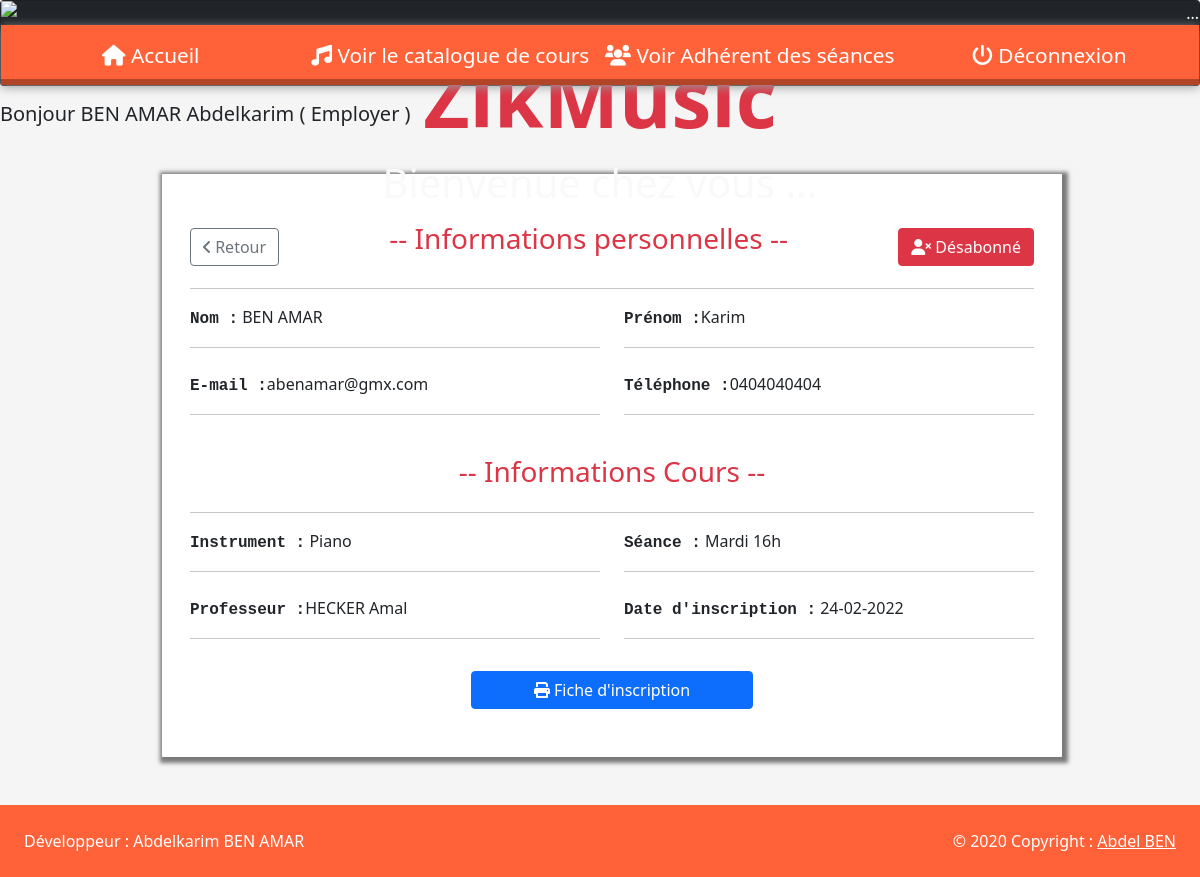
/?action=voirAdherent&id=69 (signed in), run on the app's committed database.
### tables this page shows
CREATE TABLE IF NOT EXISTS `adherent` (
  `idAdherent` int(11) NOT NULL AUTO_INCREMENT,
  `nomAdherent` varchar(30) NOT NULL,
  `prenomAdherent` varchar(30) NOT NULL,
  `mailAdherent` varchar(50) NOT NULL,
  `telAdherent` varchar(30) NOT NULL,
  `dateInscription` datetime NOT NULL DEFAULT CURRENT_TIMESTAMP,
  PRIMARY KEY (`idAdherent`)
);

CREATE TABLE IF NOT EXISTS `instrument` (
  `idInstrument` int(11) NOT NULL AUTO_INCREMENT,
  `libInstrument` varchar(30) NOT NULL,
  PRIMARY KEY (`idInstrument`)
);

CREATE TABLE IF NOT EXISTS `seance` (
  `idSeance` int(11) NOT NULL AUTO_INCREMENT,
  `dateSeance` varchar(30) NOT NULL,
  `idInstrument` int(11) NOT NULL,
  `idProf` int(11) NOT NULL,
  PRIMARY KEY (`idSeance`),
  KEY `idMatiere` (`idInstrument`),
  KEY `idProf` (`idProf`)
);

CREATE TABLE IF NOT EXISTS `professeur` (
  `idProf` int(11) NOT NULL AUTO_INCREMENT,
  `nomProf` varchar(20) NOT NULL,
  `prenomProf` varchar(20) NOT NULL,
  `telProf` varchar(20) NOT NULL,
  PRIMARY KEY (`idProf`)
);

### model/managers/adherentManager.php (called while the page is built, shortened)
<?php
require("model/classes/Adherent.class.php");
class AdherentManager
{
    private $lePDO;
    public function __construct($unPDO)
    {
        $this->lePDO = $unPDO;
    }
    public function getAdherentById($id)
    {
        try {
            $connex = $this->lePDO;
            $sql = $connex->prepare("SELECT * FROM adherent WHERE idAdherent=:id_Adherent ");
            $sql->bindParam(":id_Adherent", $id);
            $sql->execute();
            $sql->setFetchMode(PDO::FETCH_CLASS, "Adherent");
            $resultat = ($sql->fetch());
            return $resultat;
        } catch (PDOException $error) {
            echo $error->getMessage();
        }
    }
}

### model/classes/Adherent.class.php (called while the page is built, shortened)
<?php
class Adherent {
    private $idAdherent;
    private $nomAdherent;
    private $prenomAdherent;
    private $mailAdherent;
    private $telAdherent;
    private $dateInscription;
    public function getIdAdherent()
    {
        return $this->idAdherent;
    }
    public function getNomAdherent()
    {
        return $this->nomAdherent;
    }
    public function getPrenomAdherent()
    {
        return $this->prenomAdherent;
    }
    public function getMailAdherent()
    {
        return $this->mailAdherent;
    }
    public function getTelAdherent()
    {
        return $this->telAdherent;
    }
    public function getDateInscription()
    {
        return $this->dateInscription;
    }
}

### model/managers/seanceManager.php (called while the page is built, shortened)
<?php
require("model/classes/Seance.class.php");
class SeanceManager{
    private $lePDO;
    public function __construct($unPDO)
    {
        $this->lePDO = $unPDO;
    }
    public function getSeanceById($id)
    {
        try {
            $connex = $this->lePDO;
            $sql = $connex->prepare("SELECT * FROM seance WHERE idSeance=:id_Seance ");
            $sql->bindParam(":id_Seance", $id);
            $sql->execute();
            $sql->setFetchMode(PDO::FETCH_CLASS, "Seance");
            $resultat = ($sql->fetch());
            return $resultat;
        } catch (PDOException $error) {
            echo $error->getMessage();
        }
    }
}
?>

### model/managers/inscriptionManager.php (called while the page is built, shortened)
<?php
class InscriptionManager{
    private $lePDO;
    public function __construct($unPDO)
    {
        $this->lePDO = $unPDO;
    }
    public function getInscriptionByIdAdherent($id)
    {
        try {
            $connex = $this->lePDO;
            $sql = $connex->prepare("SELECT * FROM inscription WHERE idAdherent = :id_Adherent ");
            $sql->bindParam(":id_Adherent", $id);
            $sql->execute();
            $sql->setFetchMode(PDO::FETCH_CLASS, "inscription");
            $resultat = ($sql->fetch());
            return $resultat;
        } catch (PDOException $error) {
            echo $error->getMessage();
        }
    }
}

### model/managers/instrumentManager.php (called while the page is built, shortened)
<?php
require("model/classes/Instrument.class.php");
class InstrumentManager{
    private $lePDO;
    public function __construct($unPDO)
    {
        $this->lePDO = $unPDO;
    }
    public function getInstrumentById($id)
    {
        try {
            $connex = $this->lePDO;
            $sql = $connex->prepare("SELECT * FROM instrument WHERE idInstrument=:id_Instrument ");
            $sql->bindParam(":id_Instrument", $id);
            $sql->execute();
            $sql->setFetchMode(PDO::FETCH_CLASS, "Instrument");
            $resultat = ($sql->fetch());
            return $resultat;
        } catch (PDOException $error) {
            echo $error->getMessage();
        }
    }
}
?>

### model/classes/Instrument.class.php (called while the page is built, shortened)
<?php
class Instrument {
    private $libInstrument;
    public function getLibInstrument()
    {
        return $this->libInstrument;
    }
}

### model/classes/Seance.class.php (called while the page is built, shortened)
<?php
class Seance {
    private $dateSeance;
    public function getDateSeance()
    {
        return $this->dateSeance;
    }
}
?>

### model/managers/professeurManager.php (called while the page is built, shortened)
<?php
require("model/classes/Professeur.class.php");
class ProfesseurManager{
    private $lePDO;
    public function __construct($unPDO)
    {
        $this->lePDO = $unPDO;
    }
    public function getProfesseureById($id)
    {
        try {
            $connex = $this->lePDO;
            $sql = $connex->prepare("SELECT * FROM professeur WHERE idProf=:id_Prof ");
            $sql->bindParam(":id_Prof", $id);
            $sql->execute();
            $sql->setFetchMode(PDO::FETCH_CLASS, "Professeur");
            $resultat = ($sql->fetch());
            return $resultat;
        } catch (PDOException $error) {
            echo $error->getMessage();
        }
    }
}
?>

### model/classes/Professeur.class.php (called while the page is built, shortened)
<?php
class Professeur {
    private $nomProf;
    private $prenomProf;
    public function getNomProf()
    {
        return $this->nomProf;
    }
    public function getPrenomProf()
    {
        return $this->prenomProf;
    }
}
?>

### view/voirAdherent.php (the view, shortened to what this page needs)
<h5 class="mt-3">Bonjour  <?= $_SESSION['nom']." ".$_SESSION['prenom']. " ( ". $_SESSION['role'] ." )"?></h5>
<div class="container">
    <div class="main-body mt-3">
        <div class="container rounded bg-white my-5">
            <div class="row body-profil">
                <div class="col-md-12">
                    <div class="p-3 py-5">
                        <div class="d-flex justify-content-between color-align-items-center mb-3">
                            <div class="d-flex flex-row align-items-center back">
                                <a href="./?action=adherentParSeance" class="btn btn-outline-secondary "><i class="fas fa-angle-left mr-1 mb-1"></i> Retour</a>
                            </div>
                            <div class="text-danger mb-2">
                                <h3>-- Informations personnelles --</h3>
                            </div>
                            <div class="d-flex flex-row align-items-center back">
                                <form action="./?action=desabonne_Adherent" method="POST">
                                    <button type="submit" name="desabonne_btn" class="btn btn-danger">
                                    <i class="fas fa-user-times mr-1 mb-1"></i> Désabonné
                                    </button>
                                </form>
                            </div>
                        </div>
                        <hr>
                        <div class="row mt-2">
                            <div class="col-md-6 form-group">
                                <span class="font-monospace fw-bolder">Nom :</span> <?= $unAdherent->getNomAdherent(); ?>
                                <hr>
                            </div>
                            <div class="col-md-6 form-group">
                                <span class="font-monospace fw-bold">Prénom :</span><?= $unAdherent->getPrenomAdherent(); ?>
                                <hr>
                            </div>
                        </div>
                        <div class="row mt-2">
                            <div class="col-md-6 form-group">
                                <span class="font-monospace fw-bold">E-mail :</span><?= $unAdherent->getMailAdherent(); ?>
                                <hr>
                            </div>
                            <div class="col-md-6 form-group">
                                <span class="font-monospace fw-bold">Téléphone :</span><?= $unAdherent->getTelAdherent(); ?>
                                <hr>
                            </div>
                        </div>
                        <div class="text-center mt-4 mb-4 text-danger">
                            <h3>-- Informations Cours --</h3>
                        </div>
                        <hr>
                        <div class="row mt-2">
                            <div class="col-md-6 form-group">
                                <span class="font-monospace fw-bold">Instrument :</span> <?= $unInstrument->getLibInstrument(); ?>
                                <hr>
                            </div>
                            <div class="col-md-6 form-group">
                                <span class="font-monospace fw-bold">Séance :</span> <?= $uneSeance->getDateSeance(); ?>
                                <hr>
                            </div>
                        </div>
                        <div class="row mt-2">
                            <div class="col-md-6 form-group">
                                <span class="font-monospace fw-bold">Professeur :</span><?= $unProfesseur->getNomProf() . " " . $unProfesseur->getPrenomProf(); ?>
                                <hr>
                            </div>
                            <div class="col-md-6 form-group">
                                <span class="font-monospace fw-bold">Date d'inscription :</span> <?= date("d-m-Y", strtotime($unAdherent->getDateInscription())); ?>
                                <hr>
                            </div>
                            <div class="text-center mt-3">
                                <a href="./?action=genPDF&id=<?= $unAdherent->getIdAdherent(); ?>" target="_blank" class="btn btn-primary col-md-4"><i class="fas fa-print mr-1 mb-1"></i> Fiche d'inscription</a>
                            </div>
                        </div>
                    </div>
                </div>
            </div>
        </div>
    </div>
</div>

### public/css/style.css (style rules this page uses)
* { margin: 0px; padding: 0px; box-sizing: border-box; }

### public/css/navbar.css (style rules this page uses)
*, *:before, *:after { box-sizing: border-box; }
body { margin: 0; padding: 0; font-family: sans-serif; font-weight: 600; }

### view/voirAdherent.php (style rules this page uses)
.container { width: 900px; }
body { background: whitesmoke }
.body-profil { box-shadow: 2px 2px 4px 4px rgba(0, 0, 0, 0.5); }

### data on the page
adherent: nomAdherent "BEN AMAR", prenomAdherent "Karim", mailAdherent "abenamar@gmx.com", telAdherent "0404040404", dateInscription "24-02-2022"
instrument: libInstrument "Piano"
seance: dateSeance "Mardi 16h"
professeur: nomProf "HECKER", prenomProf "Amal"

### other printed values
$_SESSION['nom'] "BEN AMAR"
$_SESSION['prenom'] "Abdelkarim"
$_SESSION['role'] "Employer"
